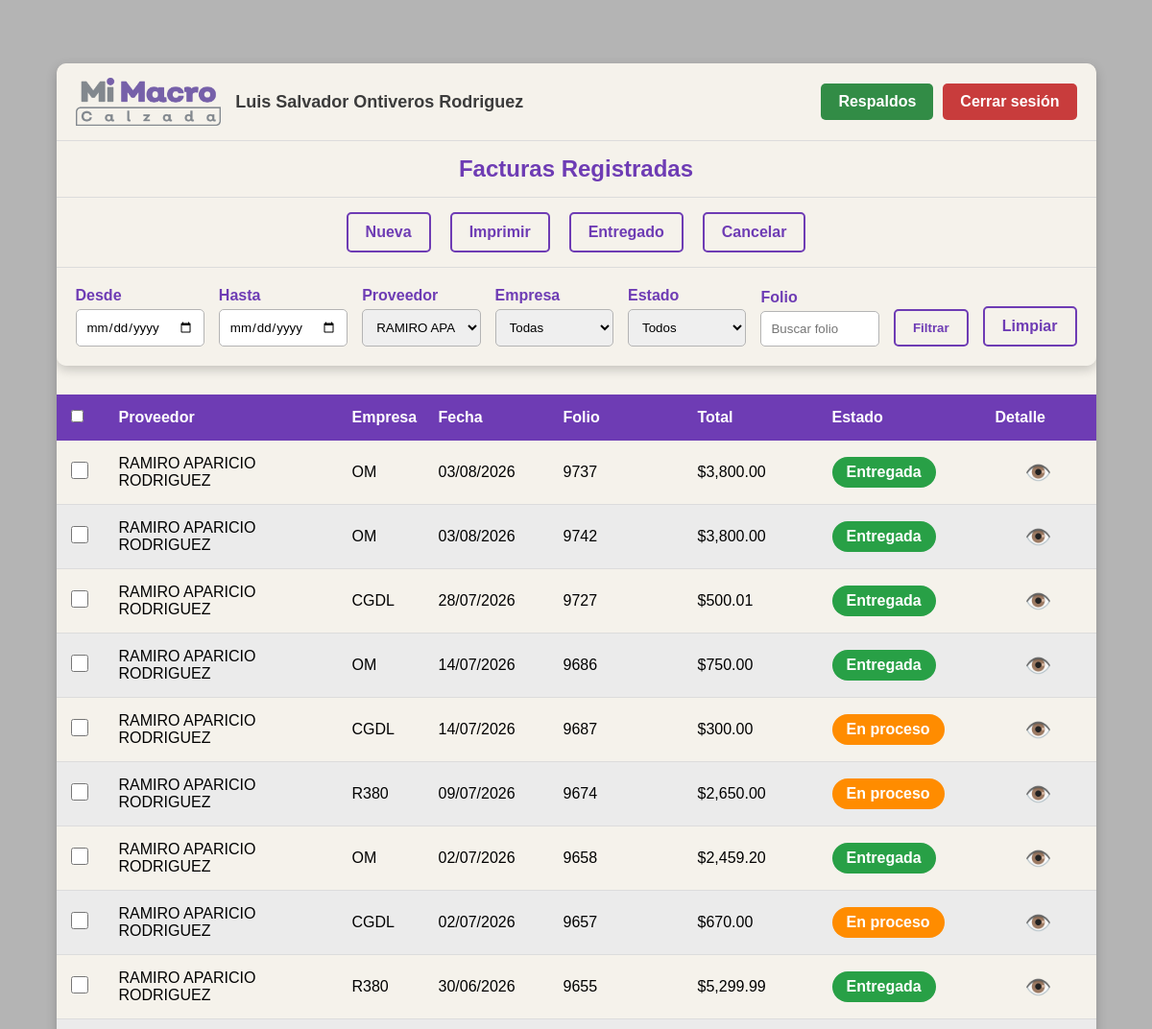
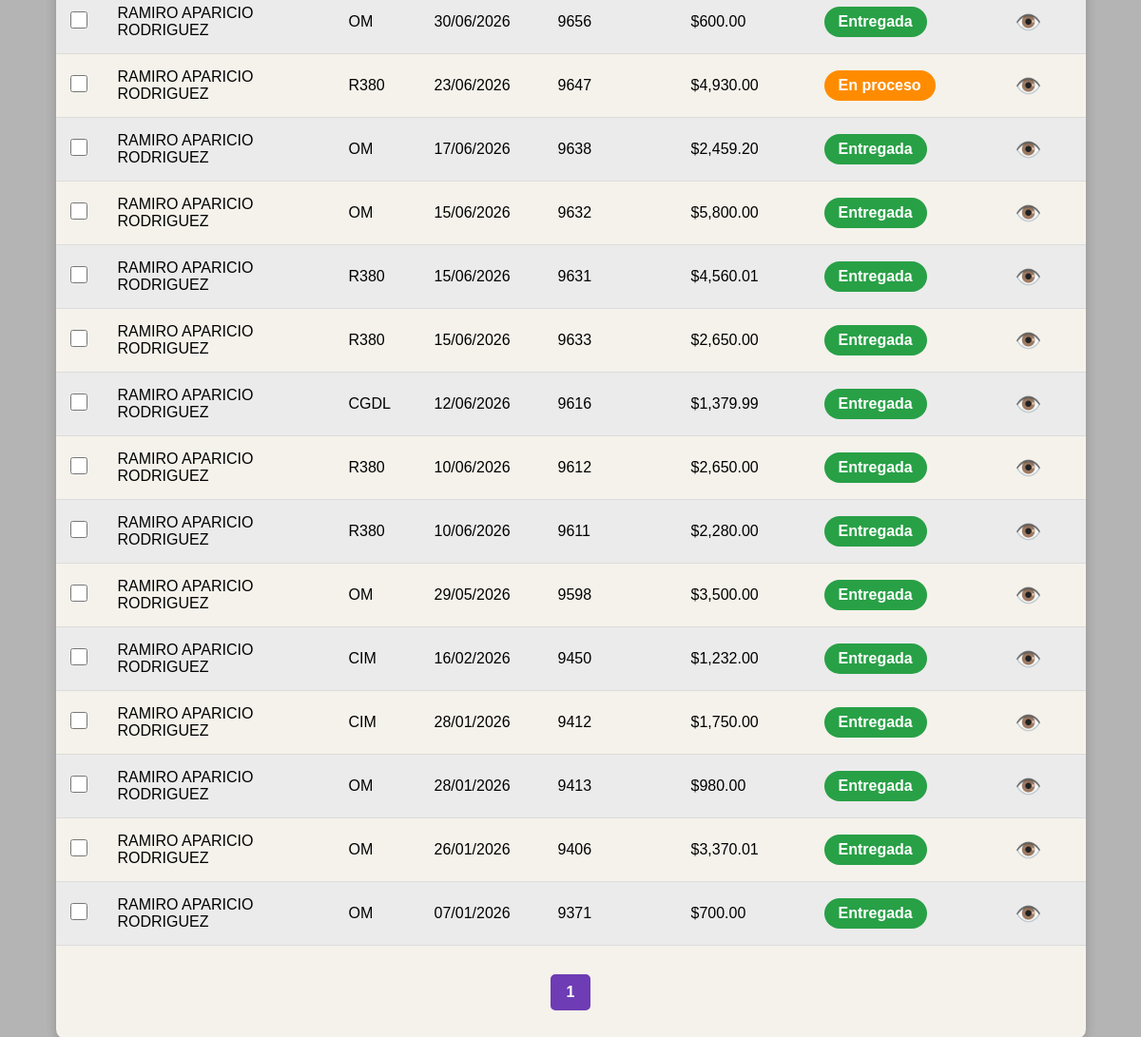
The app's page /facturas.php?id_provedor=6 (signed in), older data (2 pictures, top to bottom).
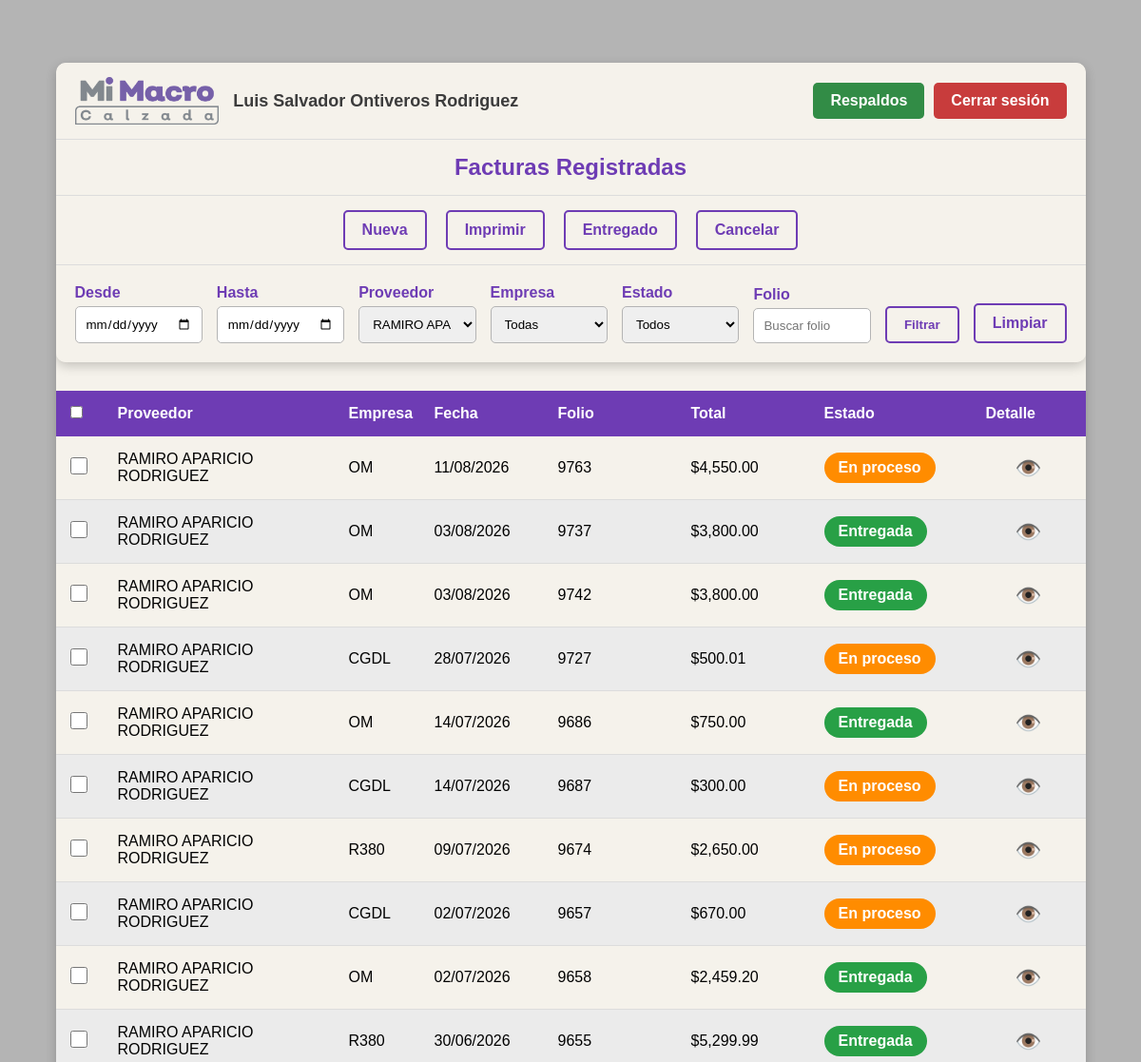
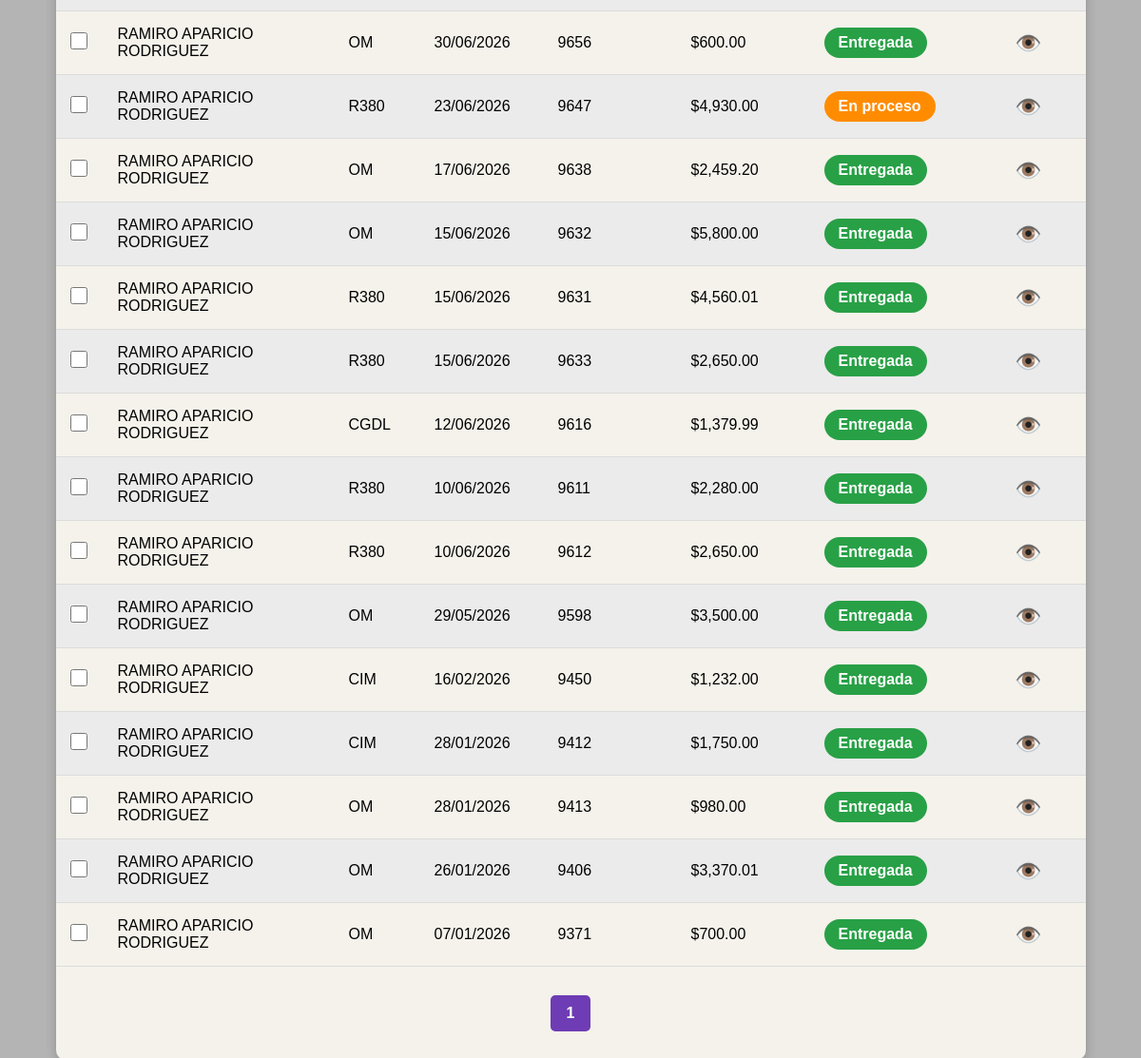
The same page, newer data (2 pictures, top to bottom).
### tables this page shows
CREATE TABLE `factura` (
  `id` int(11) NOT NULL,
  `id_empresa` int(11) NOT NULL,
  `id_provedor` int(11) NOT NULL,
  `folio` varchar(20) NOT NULL,
  `fecha` date NOT NULL,
  `total` decimal(10,2) NOT NULL,
  `estado` int(11) NOT NULL DEFAULT 0,
  `fecha_registro` date NOT NULL,
  `fecha_entregado` date DEFAULT NULL
);

CREATE TABLE `provedores` (
  `id` int(11) NOT NULL,
  `nombre` varchar(255) NOT NULL,
  `irs` int(11) NOT NULL DEFAULT 0,
  `eliminado` int(1) NOT NULL DEFAULT 0
);

### facturas.php (the view, shortened to what this page needs)
<?php
$con = conecta();
$fecha_inicio = isset($_GET['fecha_inicio']) ? $_GET['fecha_inicio'] : '';
$fecha_fin    = isset($_GET['fecha_fin'])    ? $_GET['fecha_fin']    : '';
$id_provedor  = isset($_GET['id_provedor'])  ? intval($_GET['id_provedor'])  : 0;
$id_empresa   = isset($_GET['id_empresa'])   ? intval($_GET['id_empresa'])   : 0;
$folio        = isset($_GET['folio'])        ? trim($_GET['folio'])        : '';
$estado       = isset($_GET['estado'])       ? $_GET['estado']             : '';
$where = "WHERE 1=1";
if($id_provedor > 0){
    $where .= " AND f.id_provedor = $id_provedor";
}
$registros_por_pagina = 30;
$pagina = isset($_GET['pagina']) ? intval($_GET['pagina']) : 1;
$inicio = ($pagina - 1) * $registros_por_pagina;
$sqlTotal = "SELECT COUNT(*) AS total
             FROM factura f
             INNER JOIN provedores p ON f.id_provedor = p.id
             INNER JOIN empresa e ON f.id_empresa = e.id
             $where";
$resTotal = $con->query($sqlTotal);
$filaTotal = $resTotal->fetch_assoc();
$total_registros = $filaTotal['total'];
$total_paginas = ceil($total_registros / $registros_por_pagina);
$sql = "SELECT
            f.id,
            f.id_empresa,
            p.nombre AS proveedor,
            e.nombre AS empresa,
            f.fecha,
            f.folio,
            f.total,
            f.estado
        FROM factura f
        INNER JOIN provedores p ON f.id_provedor = p.id
        INNER JOIN empresa e ON f.id_empresa = e.id
        $where
        ORDER BY f.fecha DESC
        LIMIT $inicio, $registros_por_pagina";
$resultado = $con->query($sql);
?>
<!DOCTYPE html>
<html lang="es">
<head>
    <link rel="stylesheet" href="css/facturas.css">
    <link rel="stylesheet" href="css/menu.css">
</head>
<body>
<div class="contenedor">
    <?php include("menu.php"); ?>
    <div class="encabezado">
        <div>
            <input
                type="checkbox"
                id="chkTodas"
                title="Seleccionar todas las facturas de esta página">
        </div>
        <div>Proveedor</div>
        <div>Empresa</div>
        <div>Fecha</div>
        <div>Folio</div>
        <div>Total</div>
        <div>Estado</div>
        <div>Detalle</div>
    </div>
    <?php while($fila = $resultado->fetch_assoc()){ ?>
        <?php
        $clase = "";
        $texto = "";
        switch($fila['estado']){
            case 1:
                $clase = "proceso";
                $texto = "En proceso";
                break;
            case 2:
                $clase = "entregada";
                $texto = "Entregada";
                break;
        }
        switch($fila['id_empresa']){
            case 1:
                $empresa = "OM";
                break;
            case 2:
                $empresa = "R380";
                break;
            case 3:
                $empresa = "CIM";
                break;
            case 5:
                $empresa = "CGDL";
                break;
        }
        ?>
        <div class="fila">
            <div>
                <input type="checkbox" class="chkFactura" value="<?= $fila['id'] ?>">
            </div>
            <div>
                <?= htmlspecialchars($fila['proveedor']) ?>
            </div>
            <div>
                <?= $empresa ?>
            </div>
            <div>
                <?= date('d/m/Y', strtotime($fila['fecha'])) ?>
            </div>
            <div>
                <?= htmlspecialchars($fila['folio']) ?>
            </div>
            <div>
                $<?= number_format($fila['total'], 2) ?>
            </div>
            <div>
                <span class="estado <?= $clase ?>">
                    <?= $texto ?>
                </span>
            </div>
            <div class="accion">
                <a href="factura_detalle.php?id=<?= $fila['id'] ?>">👁️</a>
            </div>
        </div>
    <?php } ?>
    <div class="paginacion">
        <?php for($i = 1; $i <= $total_paginas; $i++){ ?>
            <a
    href="?pagina=<?= $i ?>&fecha_inicio=<?= urlencode($fecha_inicio) ?>&fecha_fin=<?= urlencode($fecha_fin) ?>&id_provedor=<?= $id_provedor ?>&id_empresa=<?= $id_empresa ?>&folio=<?= urlencode($folio) ?>&estado=<?= urlencode($estado) ?>"
                class="<?= ($i == $pagina) ? 'actual' : '' ?>">
                <?= $i ?>
            </a>
        <?php } ?>
    </div>
</div>
</body>
</html>

### menu.php (shortened to what this page needs)
<?php
$nombre = $_SESSION['nombreUser'];
?>
<div class="menu">
    <div class="fila1">
        <div class="usuario">
            <img src="admin/fotos/logo.png" class="logo" alt="Logo Sistema">
            <span>
                <?= htmlspecialchars($nombre) ?>
            </span>
        </div>
        <div class="accionesUsuario">
            <a
                href="respaldos.php"
                class="btnBackup">
                Respaldos
            </a>
            <a
                href="funciones/logout.php"
                class="btnSalir">
                Cerrar sesión
            </a>
        </div>
    </div>
    <div class="fila2">
        Facturas Registradas
    </div>
    <div class="fila3">
        <a href="factura_alta.php" class="btnMenu">
            Nueva
        </a>
        <a href="#" class="btnMenu" id="btnImprimir">
            Imprimir
        </a>
        <a href="#" class="btnMenu" id="btnEntregado">
            Entregado
        </a>
        <a href="#" class="btnMenu" id="btnCancelar">
            Cancelar
        </a>
    </div>
    <div class="fila4">
        <form action="facturas.php" method="GET" class="formFiltros">
            <div>
                <label>Desde</label>
                <input
                    type="date"
                    name="fecha_inicio"
                    value="<?= $_GET['fecha_inicio'] ?? '' ?>">
            </div>
            <div>
                <label>Hasta</label>
                <input
                    type="date"
                    name="fecha_fin"
                    value="<?= $_GET['fecha_fin'] ?? '' ?>">
            </div>
            <div>
                <label>Proveedor</label>
                <select name="id_provedor" class="filtroSelect">
                    <?php
                    $sql = "SELECT id, nombre
                            FROM provedores
                            WHERE eliminado = 0
                            ORDER BY nombre";
                    $res = $con->query($sql);
                    while($prov = $res->fetch_assoc()){
                    ?>
                        <option
                            value="<?= $prov['id'] ?>"
                            <?= (
                                isset($_GET['id_provedor']) &&
                                $_GET['id_provedor'] == $prov['id']
                            ) ? 'selected' : '' ?>>
                            <?= htmlspecialchars($prov['nombre']) ?>
                        </option>
                    <?php } ?>
                </select>
            </div>
            <div>
                <label>Empresa</label>
                <select name="id_empresa" class="filtroSelect">
                    <option value="">Todas</option>
                </select>
            </div>
            <div>
                <label>Estado</label>
                <select name="estado">
                    <option value="">Todos</option>
                </select>
            </div>
            <div>
                <label>Folio</label>
                <input
                    type="text"
                    name="folio"
                    placeholder="Buscar folio"
                    value="<?= $_GET['folio'] ?? '' ?>">
            </div>
            <button type="submit" class="btnMenu">
                Filtrar
            </button>
            <a href="facturas.php" class="btnMenu">
                Limpiar
            </a>
        </form>
    </div>
</div>

### css/facturas.css (style rules this page uses)
* { margin: 0; padding: 0; box-sizing: border-box; font-family: Arial, Helvetica, sans-serif; }
body { background-color: rgb(180, 180, 180); min-height: 100vh; padding: 30px; margin: 3% 0; }
.contenedor { width: 95%; margin: auto; background-color: rgb(245, 242, 235); border-radius: 10px; overflow: hidden; box-shadow: 0px 4px 12px rgba(0, 0, 0, .2); }
.encabezado, .fila { display: grid; grid-template-columns: 50px 2fr 90px 130px 140px 140px 170px 90px; align-items: center; }
.encabezado { background-color: rgb(110, 60, 180); color: white; font-weight: bold; padding: 15px; }
.fila { padding: 15px; border-bottom: 1px solid rgb(220, 220, 220); }
.fila:nth-child(even) { background-color: rgb(235, 235, 235); }
.estado { display: inline-block; padding: 7px 15px; border-radius: 20px; color: white; font-weight: bold; text-align: center; }
.proceso { background-color: rgb(255, 140, 0); }
.entregada { background-color: rgb(40, 160, 70); }
.accion { text-align: center; }
.accion a { text-decoration: none; font-size: 1.4rem; transition: .2s; }
.chkFactura { width: 18px; height: 18px; cursor: pointer; }
.paginacion { padding: 30px; display: flex; justify-content: center; gap: 10px; flex-wrap: wrap; }
.paginacion a { text-decoration: none; color: rgb(110, 60, 180); border: 2px solid rgb(110, 60, 180); padding: 8px 15px; border-radius: 5px; font-weight: bold; transition: .2s; }
.paginacion .actual { background-color: rgb(110, 60, 180); color: white; border: 2px solid rgb(110, 60, 180); padding: 8px 15px; border-radius: 5px; font-weight: bold; }

### css/menu.css (style rules this page uses)
.menu { width: 100%; margin-bottom: 30px; border-radius: 10px; overflow: hidden; box-shadow: 0px 4px 12px rgba(0, 0, 0, .2); }
.fila1 { background-color: rgb(245, 242, 235); padding: 15px 20px; display: flex; justify-content: space-between; align-items: center; }
.usuario { display: flex; align-items: center; gap: 15px; font-weight: bold; color: rgb(60, 60, 60); font-size: 18px; }
.logo { height: 50px; }
.fila2 { background-color: rgb(245, 242, 235); color: rgb(110, 60, 180); text-align: center; padding: 15px; font-size: 24px; font-weight: bold; border-top: 1px solid rgb(220, 220, 220); border-bottom: 1px solid rgb(220, 220, 220); }
.fila3 { background-color: rgb(245, 242, 235); padding: 15px; display: flex; justify-content: center; gap: 20px; flex-wrap: wrap; }
.btnMenu, .btnSalir { text-decoration: none; color: white; padding: 10px 18px; border-radius: 5px; font-weight: bold; transition: .2s; }
.btnMenu { text-decoration: none; color: rgb(110, 60, 180); border: 2px solid rgb(110, 60, 180); background-color: transparent; padding: 10px 18px; border-radius: 5px; font-weight: bold; transition: .2s; }
.btnSalir { background-color: rgb(200, 60, 60); }
.fila4 { background-color: rgb(245, 242, 235); border-top: 1px solid rgb(220, 220, 220); padding: 20px; }
.formFiltros { display: grid; grid-template-columns: repeat(6, 1fr) auto auto; gap: 15px; align-items: end; }
.formFiltros label { display: block; margin-bottom: 5px; color: rgb(110, 60, 180); font-weight: bold; }
.formFiltros input, .formFiltros select { width: 100%; padding: 10px; border: 1px solid rgb(180, 180, 180); border-radius: 5px; }
.accionesUsuario { display:flex; gap:10px; }
.btnBackup { text-decoration:none; background-color:rgb(50,140,70); color:white; padding:10px 18px; border-radius:5px; font-weight:bold; transition:.2s; }

Row changes from the older to the newer data that the page shows:
added factura: id_provedor.nombre "RAMIRO APARICIO RODRIGUEZ", id_empresa "OM", fecha "11/08/2026", folio "9763", total "4,550.00", estado "En proceso"
changed factura (number 4 of 25 on the later page): estado "Entregada" → "En proceso"
shown differently, row unchanged: factura (number 8 of 25 on the later page): moves up the list
shown differently, row unchanged: factura (number 18 of 25 on the later page): moves up the list
